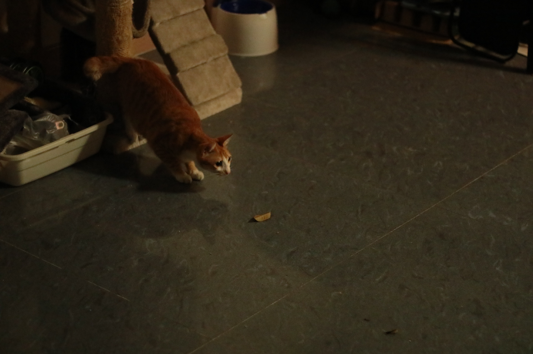
//> input picture images/1.png, 533 x 354 px
$ ./013flipImage   (built with g++ and OpenCV 4)
//> lines starting //> are read from the running program, lines starting //| are printed output that depends on the picture
/*
 * @Description: 图像翻转
 * @Author: shuiyj
 * @Date: 2019-07-24
 */
#include <opencv2/opencv.hpp>
#include <iostream>

int main(int argc, char const *argv[])
{
    cv::Mat src = cv::imread("../images/1.png");
//> src is the input picture: 354 rows x 533 cols, CV_8UC3; mean B, G, R 25, 39.3, 47.1

    if (src.empty())
    {
        printf("could not load image");
        return -1;
    }

    cv::namedWindow("src", cv::WINDOW_AUTOSIZE);
    cv::imshow("src", src);

    cv::Mat dst;

    // X Flip 倒影
    cv::flip(src, dst, 0);
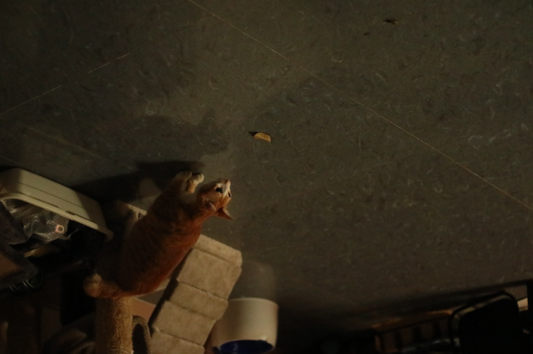
//> dst: 354 rows x 533 cols, CV_8UC3; mean B, G, R 25, 39.3, 47.1
    cv::imshow("X Flip", dst);

    // Y Flip 镜像
    cv::flip(src, dst, 1);
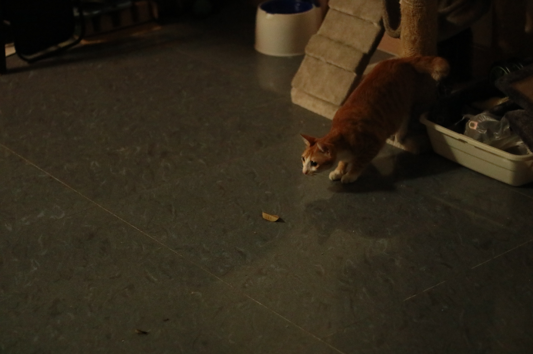
//> dst: 354 rows x 533 cols, CV_8UC3; mean B, G, R 25, 39.3, 47.1
    cv::imshow("Y Flip", dst);

    // XY Flip 对角
    cv::flip(src, dst, -1);
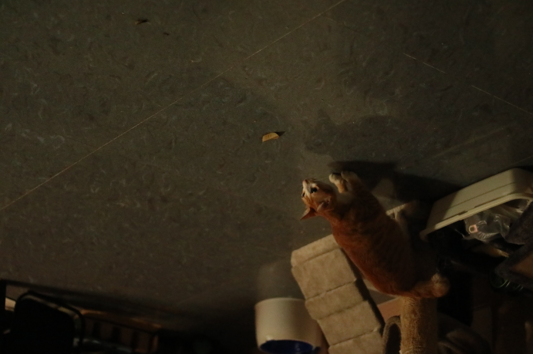
//> dst: 354 rows x 533 cols, CV_8UC3; mean B, G, R 25, 39.3, 47.1
    cv::imshow("XY Flip", dst);

    cv::waitKey(0);

    return 0;
}

$ run again, with images/3.png copied over images/1.png
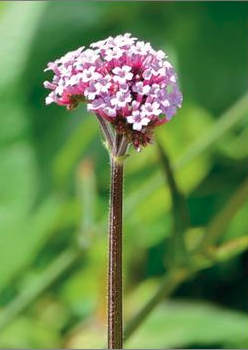
//> input picture images/3.png, 248 x 350 px
//> src is the input picture: 350 rows x 248 cols, CV_8UC3; mean B, G, R 75.9, 135.7, 101.9
//> `cv::flip(src, dst, 1);`:
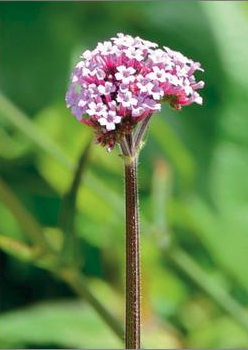
//> dst: 350 rows x 248 cols, CV_8UC3; mean B, G, R 75.9, 135.7, 101.9
//> `cv::flip(src, dst, -1);`:
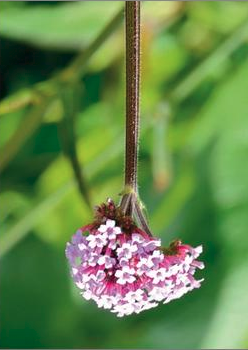
//> dst: 350 rows x 248 cols, CV_8UC3; mean B, G, R 75.9, 135.7, 101.9
